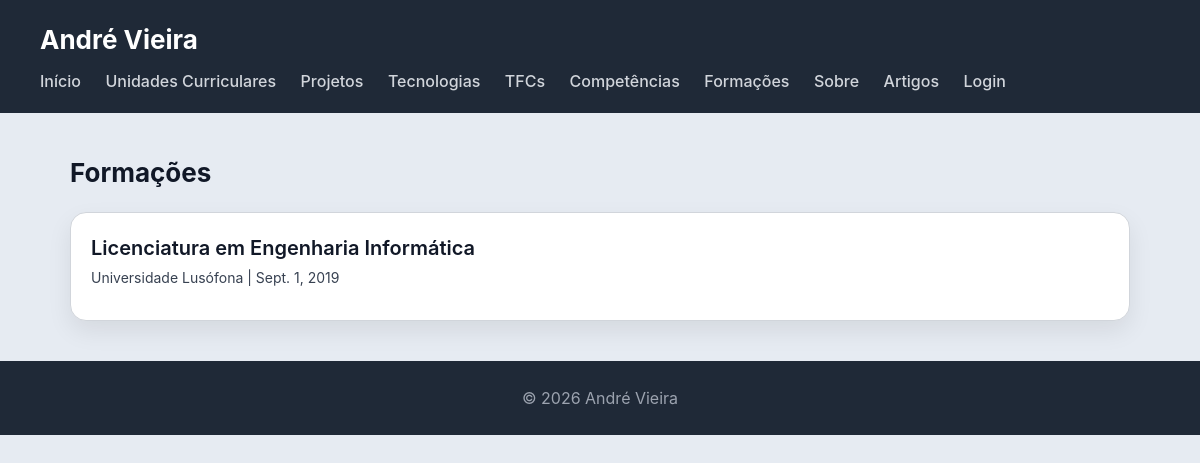
The page /portfolio/formacoes/ on the database its author committed.
### portfolio/models.py (models this page shows, shortened)
class Formacao(models.Model):
    nome = models.CharField(max_length=200)
    instituicao = models.CharField(max_length=200, blank=True)
    descricao = models.TextField(blank=True)
    data_inicio = models.DateField()
    data_fim = models.DateField(null=True, blank=True)
    certificado = models.FileField(upload_to='certificados/', blank=True, null=True)
    link = models.URLField(blank=True)

### portfolio/views.py (the view)
# urls.py: path('formacoes/', views.formacoes_view, name='formacoes'),
def formacoes_view(request):
    formacoes = Formacao.objects.all()
    return render(request, 'portfolio/formacoes.html', {'formacoes': formacoes, 'is_gestor': is_gestor(request.user)})

### portfolio/views.py (called while the page is built)
def is_gestor(user):
    return user.is_authenticated and user.groups.filter(name='gestor-portfolio').exists()

### portfolio/templates/portfolio/formacoes.html (shortened to what this page needs)
{% extends 'portfolio/base.html' %}
{% block content %}
<h2>Formações</h2>
<section>
    {% for formacao in formacoes %}
    <article>
        <header>
            <h3>{{ formacao.nome }}</h3>
            <p>{{ formacao.instituicao }} | {{ formacao.data_inicio }}</p>
        </header>
    </article>
    {% endfor %}
</section>
{% endblock %}

### portfolio/static/portfolio/styles.css (style rules this page uses)
* { box-sizing: border-box; margin: 0; padding: 0; }
body { font-family: "Inter", "Segoe UI", system-ui, -apple-system, sans-serif; background: #e6ebf2; color: #111827; line-height: 1.5; }
h2 { margin-bottom: 20px; font-size: 26px; }
section > article { background: white; padding: 20px; border-radius: 16px; border: 1px solid #d1d5db; box-shadow: 0 10px 25px rgba(0,0,0,0.08); transition: all 0.25s ease; margin-bottom: 20px; }
article > header { margin-bottom: 12px; }
article > header > h3 { font-size: 20px; font-weight: 600; margin-bottom: 4px; }
article > header > p { font-size: 14px; color: #374151; }

### rows shown on the page
Formacao: nome "Licenciatura em Engenharia Informática", instituicao "Universidade Lusófona", data_inicio "Sept. 1, 2019"
